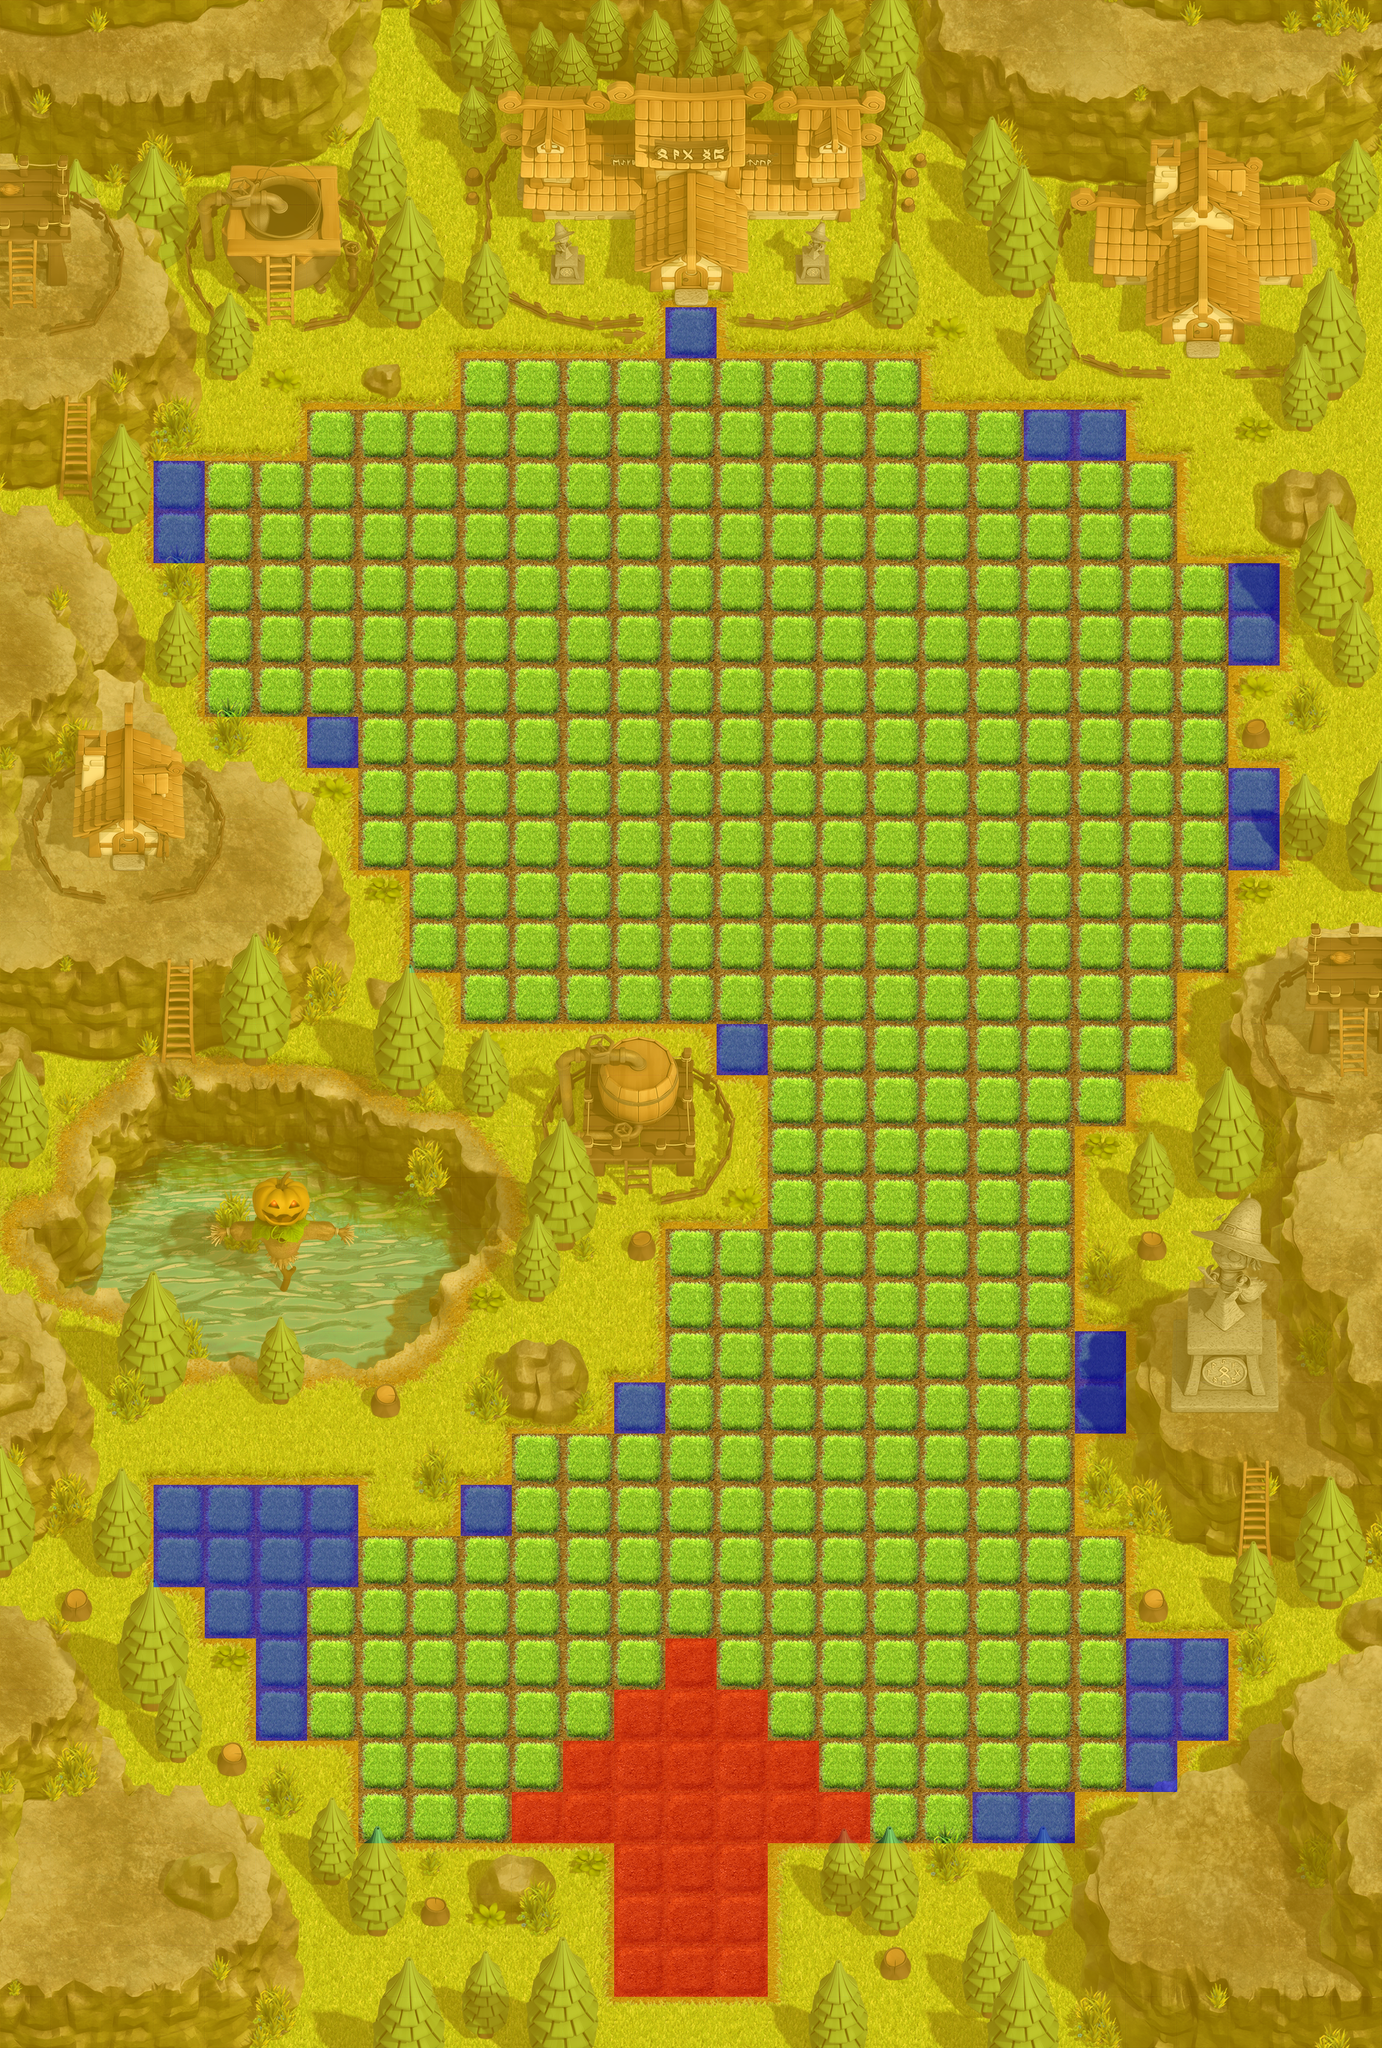

This is a level from a 2D game, rendered from its Tiled map with the project's own tilesets. A one-line summary and the map file follow, with tile-layer data summarised:
An orthogonal 27x40 tile map with 64x64 px tiles, 16 tile layers (ItemLayer, CrackedEarth, Background, MineLayer, ...), 4 tilesets.

<map version="1.0" orientation="orthogonal" width="27" height="40" tilewidth="64" tileheight="64">
 <tileset firstgid="1" name="Atlas01" tilewidth="64" tileheight="64">
  <image source="Atlas01.png" width="1024" height="1024" />
  <tile id="15">
   <properties>
    <property name="isPreOpened" value="YES" />
   </properties>
  </tile>
  <tile id="31">
   <properties>
    <property name="isCollidable" value="YES" />
   </properties>
  </tile>
  <tile id="95">
   <properties>
    <property name="isDontSetMine" value="YES" />
   </properties>
  </tile>
 </tileset>
 <tileset firstgid="257" name="Atlas02" tilewidth="64" tileheight="64">
  <image source="Atlas02.png" width="1024" height="1024" />
 </tileset>
 <tileset firstgid="513" name="Atlas03" tilewidth="64" tileheight="64">
  <image source="Atlas03.png" width="1024" height="1024" />
 </tileset>
 <tileset firstgid="769" name="Atlas04" tilewidth="64" tileheight="64">
  <image source="Atlas04.png" width="1024" height="1024" />
 </tileset>
 <layer name="ItemLayer" width="27" height="40">
  <data>[1080 cells, 37 non-empty, 35 distinct tile ids]</data>
 </layer>
 <layer name="CrackedEarth" width="27" height="40">
  <data>[1080 cells, 1 non-empty, 1 distinct tile ids]</data>
 </layer>
 <layer name="Background" width="27" height="40">
  <data>[1080 cells, 1080 non-empty, 4 distinct tile ids]</data>
 </layer>
 <layer name="MineLayer" width="27" height="40">
  <data>[1080 cells, 1 non-empty, 1 distinct tile ids]</data>
 </layer>
 <layer name="Foreground" width="27" height="40">
  <data>[1080 cells, 1049 non-empty, 4 distinct tile ids]</data>
 </layer>
 <layer name="FlagLayer" width="27" height="40">
  <data>[1080 cells, 2 non-empty, 2 distinct tile ids]</data>
 </layer>
 <layer name="Stationary01" width="27" height="40">
  <data>[1080 cells, 648 non-empty, 20 distinct tile ids]</data>
 </layer>
 <layer name="Stationary02" width="27" height="40">
  <data>[1080 cells, 96 non-empty, 96 distinct tile ids]</data>
 </layer>
 <layer name="Stationary03" width="27" height="40">
  <data>[1080 cells, 187 non-empty, 139 distinct tile ids]</data>
 </layer>
 <layer name="Stationary04" width="27" height="40">
  <data>[1080 cells, 236 non-empty, 182 distinct tile ids]</data>
 </layer>
 <layer name="Stationary05" width="27" height="40">
  <data>[1080 cells, 125 non-empty, 71 distinct tile ids]</data>
 </layer>
 <layer name="Stationary06" width="27" height="40">
  <data>[1080 cells, 82 non-empty, 78 distinct tile ids]</data>
 </layer>
 <layer name="Stationary07" width="27" height="40">
  <data>[1080 cells, 227 non-empty, 220 distinct tile ids]</data>
 </layer>
 <layer name="Stationary08" width="27" height="40">
  <data>[1080 cells, 176 non-empty, 66 distinct tile ids]</data>
 </layer>
 <layer name="Stationary09" width="27" height="40">
  <data>[1080 cells, 113 non-empty, 43 distinct tile ids]</data>
 </layer>
 <layer name="Meta" width="27" height="40">
  <data>[1080 cells, 707 non-empty, 3 distinct tile ids]</data>
 </layer>
</map>